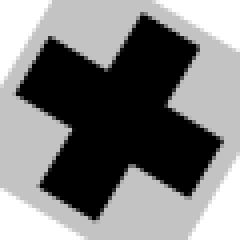
#> input picture images/Mark_S_Tilted.bmp, 60 x 60 px, found by its file name (shown 4 times larger)
$ python contourMatch.py
#> lines starting #> are read from the running program, lines starting #| are printed output that depends on the picture; after the words box and inside, x2 and y2 are one past the last pixel; in counts of white or black regions, pixels touching at a corner belong together; long printed decimals are rounded
import cv2
import numpy as np
import matplotlib.pyplot as plt

img = cv2.imread('images/Mark_S_Tilted.bmp')
#> img is the input picture: shape (60, 60, 3); min 0, max 255, mean 126.9
img_gray = cv2.cvtColor(img, cv2.COLOR_BGR2GRAY)
res, thr = cv2.threshold(img_gray, 127, 255, cv2.THRESH_BINARY)
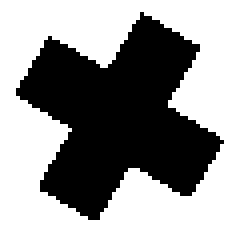
#> thr: shape (60, 60) (shown 4 times larger); 59.2% white; 1 black region
contours, hierarchy = cv2.findContours(thr, cv2.RETR_TREE, cv2.CHAIN_APPROX_SIMPLE)
#> contours = 2 contours; box (x1, y1, x2, y2) and area: (0, 0, 60, 60) 3481, (3, 2, 57, 56) 1552
cnt1 = contours[1]
#> cnt1 = contour of 139 points, box (x1, y1, x2, y2) (3, 2, 57, 56), area 1552
cv2.drawContours(img, [cnt1], -1, (255, 0, 0), 3)
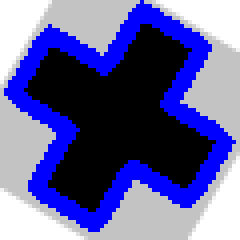
#> img: shape (60, 60, 3) (shown 4 times larger); mean B, G, R 157.3, 96.6, 96.6

img2 = cv2.imread('images/test.bmp')
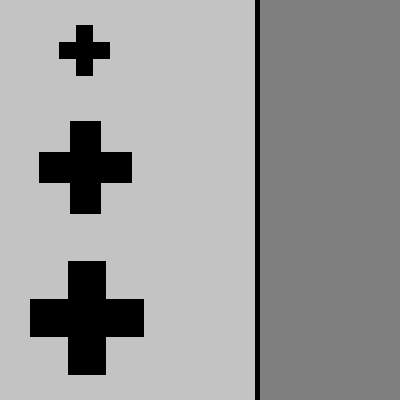
#> input picture images/Test.bmp, 400 x 400 px, found by its file name
#> img2 is the input picture: shape (400, 400, 3); min 0, max 195, mean 152.3
img_gray2 = cv2.cvtColor(img2, cv2.COLOR_BGR2GRAY)
res, thr2 = cv2.threshold(img_gray2, 127, 255, cv2.THRESH_BINARY)
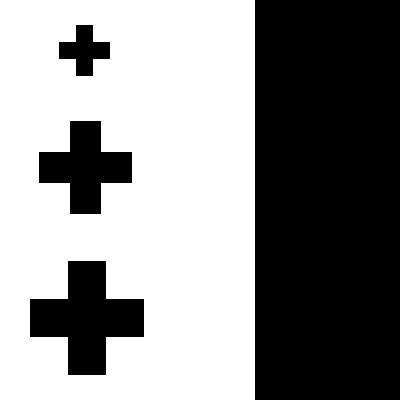
#> thr2: shape (400, 400); 55.3% white; 4 black regions
contours2, hierarchy = cv2.findContours(thr2, cv2.RETR_TREE, cv2.CHAIN_APPROX_SIMPLE)
#> contours2 = 4 contours; box (x1, y1, x2, y2) and area: (0, 0, 255, 400) 101346, (29, 260, 145, 376) 7445, (38, 120, 133, 215) 4988, (58, 24, 111, 77) 1544

match_list1 = []
for i in range(len(contours2)):
    cnt2 = contours2[i]
    ret = cv2.matchShapes(cnt1, cnt2, cv2.CONTOURS_MATCH_I1, 0.0)
    match_list1.append(ret)
#> this loop made 4 passes
#> ret on passes 2 to 4: 0.0135, 0.0118, 0.00437
#> (cnt2, ret) on pass 1: ([[0, 0], [0, 399], [254, 399], [254, 0]], 0.0202)
#> after the loop, match_list1 = [0.0202, 0.0135, 0.0118, 0.00437]

match_list2 = []
for i in range(len(contours2)):
    cnt2 = contours2[i]
    ret = cv2.matchShapes(cnt1, cnt2, cv2.CONTOURS_MATCH_I2, 0.0)
    match_list2.append(ret)
#> this loop made 4 passes
#> ret on passes 2 to 4: 0.007, 0.00614, 0.00229
#> (cnt2, ret) on pass 1: ([[0, 0], [0, 399], [254, 399], [254, 0]], 0.0108)
#> after the loop, match_list2 = [0.0108, 0.007, 0.00614, 0.00229]

match_list3 = []
for i in range(len(contours2)):
    cnt2 = contours2[i]
    ret = cv2.matchShapes(cnt1, cnt2, cv2.CONTOURS_MATCH_I3, 0.0)
    match_list3.append(ret)
#> this loop made 4 passes
#> ret on passes 2 to 4: 0.00967, 0.00848, 0.00316
#> (cnt2, ret) on pass 1: ([[0, 0], [0, 399], [254, 399], [254, 0]], 0.0149)
#> after the loop, match_list3 = [0.0149, 0.00967, 0.00848, 0.00316]

max_index = match_list1.index(max(match_list1))
#> max_index = 0
min_index1 = match_list1.index(min(match_list1))
#> min_index1 = 3
min_index2 = match_list2.index(min(match_list2))
#> min_index2 = 3
min_index3 = match_list3.index(min(match_list3))
#> min_index3 = 3
cv2.drawContours(img2, [contours2[max_index]], -1, (0, 255, 0), 3)    # 초록
cv2.drawContours(img2, [contours2[min_index1]], -1, (0, 0, 255), 3)   # 파랑
cv2.drawContours(img2, [contours2[min_index2]], -1, (255, 0, 255), 3) # 보라
cv2.drawContours(img2, [contours2[min_index3]], -1, (0, 255, 255), 3) # 청록
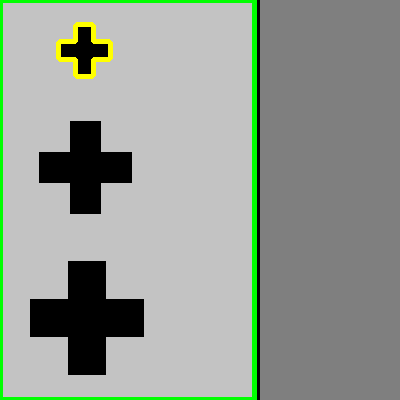
#> img2: shape (400, 400, 3); mean B, G, R 146.9, 155.9, 148.4

print("cv2.CONTOURS_MATCH_I1 사용 결과 :", min_index1, "번째 인덱스, ", min(match_list1))
#| cv2.CONTOURS_MATCH_I1 사용 결과 : 3 번째 인덱스,  0.004374
print("cv2.CONTOURS_MATCH_I2 사용 결과 :", min_index2, "번째 인덱스, ", min(match_list2))
#| cv2.CONTOURS_MATCH_I2 사용 결과 : 3 번째 인덱스,  0.002289
print("cv2.CONTOURS_MATCH_I3 사용 결과 :", min_index3, "번째 인덱스, ", min(match_list3))
#| cv2.CONTOURS_MATCH_I3 사용 결과 : 3 번째 인덱스,  0.003159

plt.figure(figsize=(8, 8))
plt.subplot(1, 2, 1)
plt.imshow(img)
plt.title('Original')
plt.axis('off')

plt.subplot(1, 2, 2)
plt.imshow(img2)
plt.title('Match Shapes')
plt.axis('off')
plt.tight_layout()
plt.show()
#> figure, not shown here; B, G, R data is drawn as R, G, B
